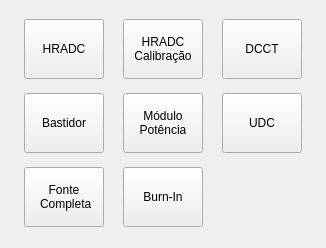
<?xml version="1.0" encoding="UTF-8"?>
<ui version="4.0">
 <class>Form</class>
 <widget class="QWidget" name="Form">
  <property name="geometry">
   <rect>
    <x>0</x>
    <y>0</y>
    <width>326</width>
    <height>248</height>
   </rect>
  </property>
  <property name="minimumSize">
   <size>
    <width>326</width>
    <height>248</height>
   </size>
  </property>
  <property name="maximumSize">
   <size>
    <width>326</width>
    <height>248</height>
   </size>
  </property>
  <property name="windowTitle">
   <string>Relatorio de Teste</string>
  </property>
  <layout class="QGridLayout" name="gridLayout">
   <item row="0" column="0">
    <widget class="QPushButton" name="pushButton">
     <property name="minimumSize">
      <size>
       <width>80</width>
       <height>60</height>
      </size>
     </property>
     <property name="maximumSize">
      <size>
       <width>80</width>
       <height>60</height>
      </size>
     </property>
     <property name="text">
      <string>HRADC</string>
     </property>
    </widget>
   </item>
   <item row="0" column="1">
    <widget class="QPushButton" name="pushButton_2">
     <property name="minimumSize">
      <size>
       <width>80</width>
       <height>60</height>
      </size>
     </property>
     <property name="maximumSize">
      <size>
       <width>80</width>
       <height>60</height>
      </size>
     </property>
     <property name="text">
      <string>HRADC 
Calibração</string>
     </property>
    </widget>
   </item>
   <item row="0" column="2">
    <widget class="QPushButton" name="pushButton_3">
     <property name="minimumSize">
      <size>
       <width>80</width>
       <height>60</height>
      </size>
     </property>
     <property name="maximumSize">
      <size>
       <width>80</width>
       <height>60</height>
      </size>
     </property>
     <property name="text">
      <string>DCCT</string>
     </property>
    </widget>
   </item>
   <item row="1" column="0">
    <widget class="QPushButton" name="pushButton_6">
     <property name="minimumSize">
      <size>
       <width>80</width>
       <height>60</height>
      </size>
     </property>
     <property name="maximumSize">
      <size>
       <width>80</width>
       <height>60</height>
      </size>
     </property>
     <property name="text">
      <string>Bastidor</string>
     </property>
    </widget>
   </item>
   <item row="1" column="1">
    <widget class="QPushButton" name="pushButton_5">
     <property name="minimumSize">
      <size>
       <width>80</width>
       <height>60</height>
      </size>
     </property>
     <property name="maximumSize">
      <size>
       <width>80</width>
       <height>60</height>
      </size>
     </property>
     <property name="text">
      <string>Módulo 
Potência</string>
     </property>
    </widget>
   </item>
   <item row="1" column="2">
    <widget class="QPushButton" name="pushButton_4">
     <property name="minimumSize">
      <size>
       <width>80</width>
       <height>60</height>
      </size>
     </property>
     <property name="maximumSize">
      <size>
       <width>80</width>
       <height>60</height>
      </size>
     </property>
     <property name="text">
      <string>UDC</string>
     </property>
    </widget>
   </item>
   <item row="2" column="0">
    <widget class="QPushButton" name="pushButton_9">
     <property name="minimumSize">
      <size>
       <width>80</width>
       <height>60</height>
      </size>
     </property>
     <property name="maximumSize">
      <size>
       <width>80</width>
       <height>60</height>
      </size>
     </property>
     <property name="text">
      <string>Fonte 
 Completa</string>
     </property>
    </widget>
   </item>
   <item row="2" column="1">
    <widget class="QPushButton" name="pushButton_7">
     <property name="minimumSize">
      <size>
       <width>80</width>
       <height>60</height>
      </size>
     </property>
     <property name="maximumSize">
      <size>
       <width>80</width>
       <height>60</height>
      </size>
     </property>
     <property name="text">
      <string>Burn-In</string>
     </property>
    </widget>
   </item>
  </layout>
 </widget>
 <resources/>
 <connections/>
</ui>
